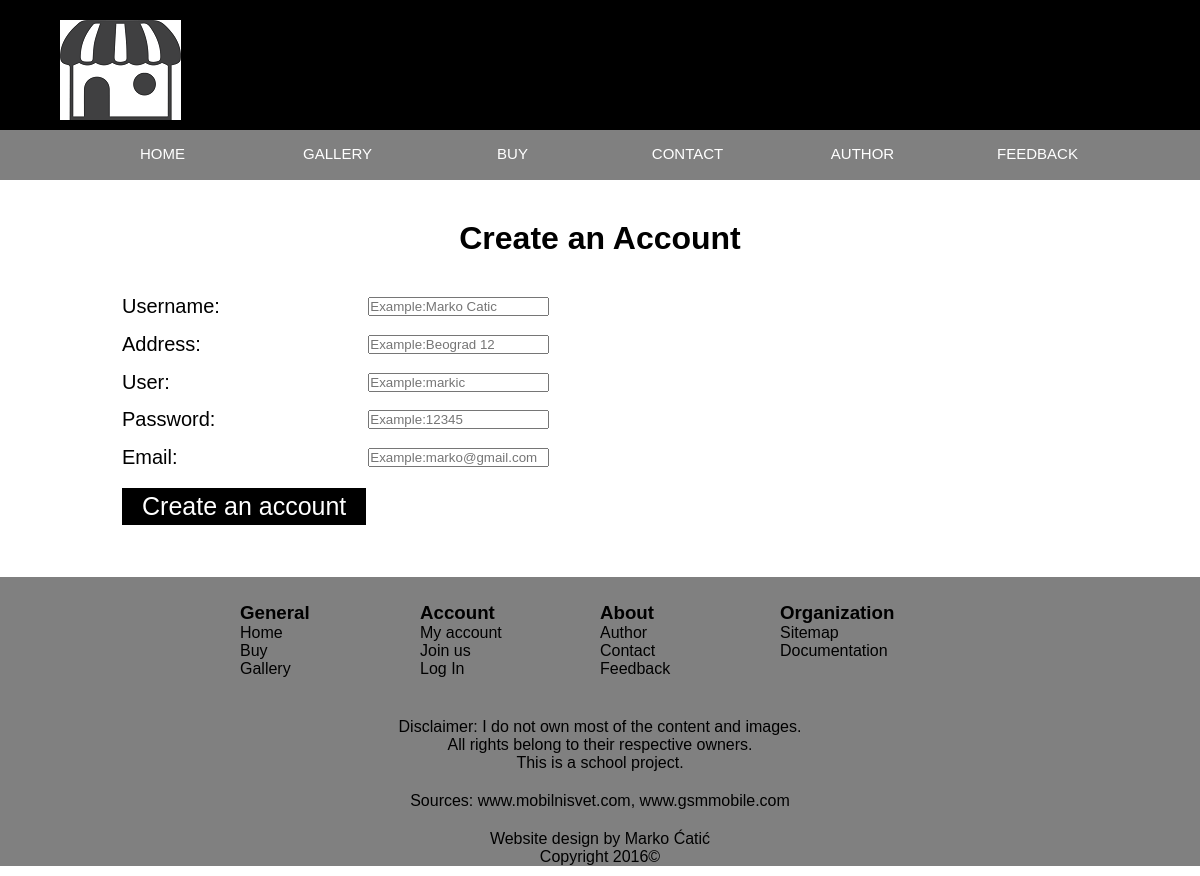
/index.php?ime_linka=register, run on the app's committed database.
### tables this page shows
CREATE TABLE `meni` (
  `id_meni` int(50) NOT NULL,
  `ime_linka` varchar(255) NOT NULL,
  `link` varchar(255) NOT NULL,
  `uloga` int(10) NOT NULL
);

### meni.php (the view, shortened to what this page needs)
<?php
	include('konekcija.inc');
	$upit= "SELECT * FROM meni WHERE uloga=1";
	$rez = mysql_query($upit, $konekcija);
	echo "<ul class='nav'>";
	while($red = mysql_fetch_array($rez))
	{
		if($red['id_meni']==1)
		{
			echo "<li><a href='index.php?ime_linka=".$red['ime_linka']."'>".$red['ime_linka']."</a>";
		}
		else
		{
			if($red['id_meni']!=null)
			{
				echo "<li><a href='index.php?ime_linka=".$red['ime_linka']."'>".$red['ime_linka']."</a>";
			}
			else{
				echo "<li><a href='#'>".$r['ime_linka']."</a>";
			}
		}
		echo "</li>";
	}
	echo "</ul>";
?>

### style.css (style rules this page uses)
* { margin:0; padding:0; }
.nav { display:block; margin:0 auto; width:1050px; }
.nav li { list-style-type:none; }
.nav li a { display:inline-block; height:35px; width:175px; float:left; font-size:15px; color:#fff; text-transform:uppercase; text-decoration:none; text-align:center; padding-top:15px; }
body { font-family: Arial, Helvetica, sans-serif; width:100%; height:auto; }

### data on the page
meni: ime_linka "HOME"
meni: ime_linka "GALLERY"
meni: ime_linka "BUY"
meni: ime_linka "CONTACT"
meni: ime_linka "AUTHOR"
meni: ime_linka "FEEDBACK"
